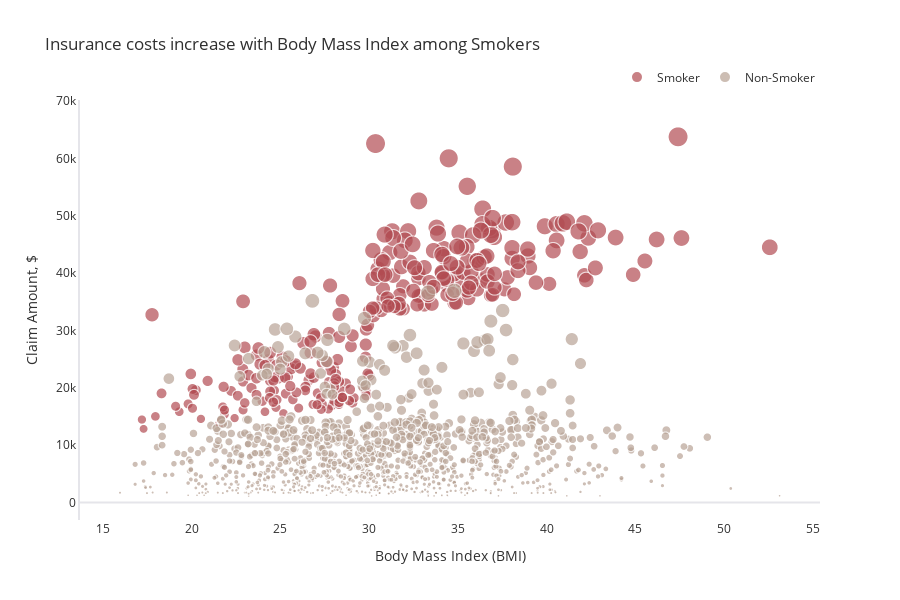

Notebook source saved alongside this figure:
### Markdown cell above
Among each age group, insurance charges are significantly higher on average in smokers than non-smokers. We also see higher claim amounts as age increases with the most expensive claims in the 60 and over age group.

### Code cell
fig = px.scatter(ins, x='bmi', y='charges', color='smoker', size='charges',
                 title="Insurance costs increase with Body Mass Index among Smokers",
                 color_discrete_sequence=['#B14B51','#B7A294'],height=600)
fig.update_layout(legend=dict(title='',orientation="h", yanchor="bottom", y=1.02, xanchor="right", x=1),
                  font_color="#303030", xaxis=dict(title='Body Mass Index (BMI)',showgrid=False), 
                  yaxis=dict(title='Claim Amount, $',showgrid=False, zerolinecolor='#E5E5EA',
                             showline=True, linecolor='#E5E5EA', linewidth=2))
fig.show()

### Figure 1 — Plotly figure (JSON) as saved in the notebook; plotly's stock layout.template omitted (floating-point values rounded to 4 significant figures; data arrays with more than 128 entries replaced by an {"elided": "..."} marker saying what was removed)
{"data": [{"hovertemplate": "smoker=Smoker<br>bmi=%{x}<br>charges=%{marker.size}<extra></extra>", "legendgroup": "Smoker", "marker": {"color": "#B14B51", "size": {"elided": "274 float values"}, "sizemode": "area", "sizeref": 159.4, "symbol": "circle"}, "mode": "markers", "name": "Smoker", "showlegend": true, "x": {"elided": "274 float values"}, "xaxis": "x", "y": {"elided": "274 float values"}, "yaxis": "y", "type": "scattergl"}, {"hovertemplate": "smoker=Non-Smoker<br>bmi=%{x}<br>charges=%{marker.size}<extra></extra>", "legendgroup": "Non-Smoker", "marker": {"color": "#B7A294", "size": {"elided": "1064 float values"}, "sizemode": "area", "sizeref": 159.4, "symbol": "circle"}, "mode": "markers", "name": "Non-Smoker", "showlegend": true, "x": {"elided": "1064 float values"}, "xaxis": "x", "y": {"elided": "1064 float values"}, "yaxis": "y", "type": "scattergl"}], "layout": {"xaxis": {"anchor": "y", "domain": [0, 1], "title": {"text": "Body Mass Index (BMI)"}, "showgrid": false}, "yaxis": {"anchor": "x", "domain": [0, 1], "title": {"text": "Claim Amount, $"}, "showgrid": false, "zerolinecolor": "#E5E5EA", "showline": true, "linecolor": "#E5E5EA", "linewidth": 2}, "legend": {"title": {"text": ""}, "tracegroupgap": 0, "itemsizing": "constant", "orientation": "h", "yanchor": "bottom", "y": 1.02, "xanchor": "right", "x": 1}, "title": {"text": "Insurance costs increase with Body Mass Index among Smokers"}, "height": 600, "font": {"color": "#303030"}}}
